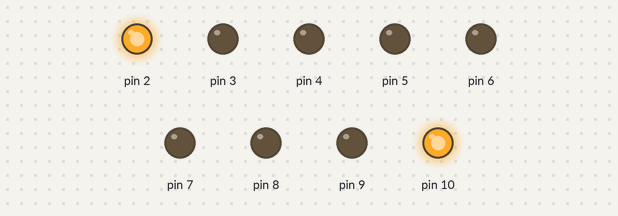
Simulated run of this sketch. Board: Arduino Uno, built with avr-gcc and run on an emulated ATmega328P. On the bench: output pins drawn as LEDs (lit = HIGH).

Above: at 2.2 s.
At 5.2 s:
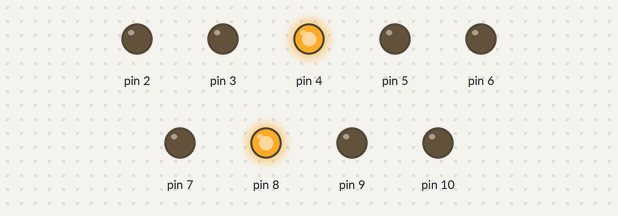
At 8.2 s:
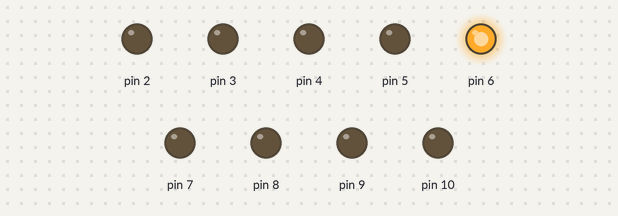
At 9.7 s:
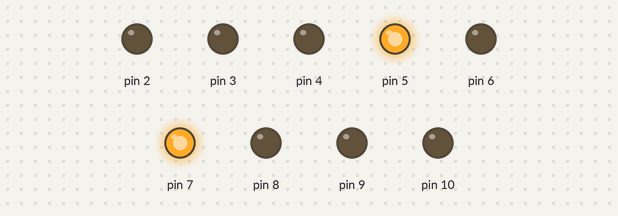
At 17.2 s:
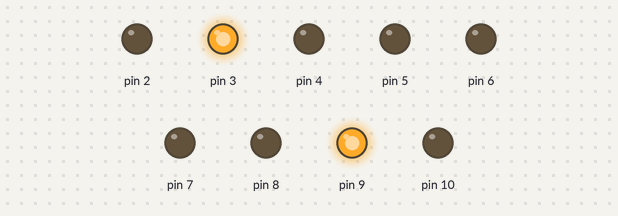
Timing chart, 0 to 19.1 s (numbered marks = the images above):
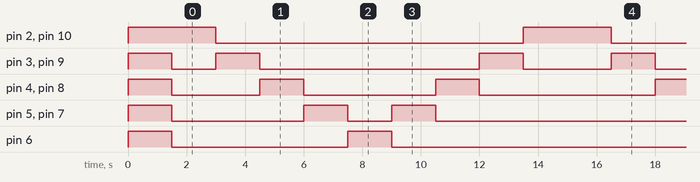

Measured:
- by itself, pin 2, pin 10: alternates HIGH for 3.0 s and LOW for 10.5 s
- by itself, pin 3, pin 9: repeats every 13.5 s: HIGH 1.5 s, LOW 7.5 s, HIGH 1.5 s, LOW 3.0 s
- by itself, pin 4, pin 8: repeats every 13.5 s: HIGH 1.5 s, LOW 4.5 s, HIGH 1.5 s, LOW 6.0 s
- by itself, pin 5, pin 7: repeats every 13.5 s: HIGH 1.5 s, LOW 1.5 s, HIGH 1.5 s, LOW 9.0 s
- by itself, pin 6: repeats every 13.5 s: HIGH 1.5 s, LOW 12.0 s

The sketch:

sequencia_leds.ino
```cpp
#define TEMPO 1500

int leds[9];

void setup()
{
  for(int i = 0, j = 10; i < 9; i++, j--){
    leds[i] = j;
    pinMode(leds[i], OUTPUT);
    digitalWrite(leds[i], HIGH);
  }
  delay(TEMPO);
  for(int i = 0; i < 9; i++){
    digitalWrite(leds[i], LOW);
  }
}

void sequencia(int arr[], int a, int b){
  digitalWrite(arr[a], HIGH);
  digitalWrite(arr[b], HIGH);
  delay(TEMPO);
  digitalWrite(arr[a], LOW);
  digitalWrite(arr[b], LOW);
  if(a != b){
    sequencia(arr, a+1, b-1);
    digitalWrite(arr[a], HIGH);
    digitalWrite(arr[b], HIGH);
    delay(TEMPO);
    digitalWrite(arr[a], LOW);
    digitalWrite(arr[b], LOW);
  }
}

void loop()
{
  sequencia(leds, 0, 8);
}
```
